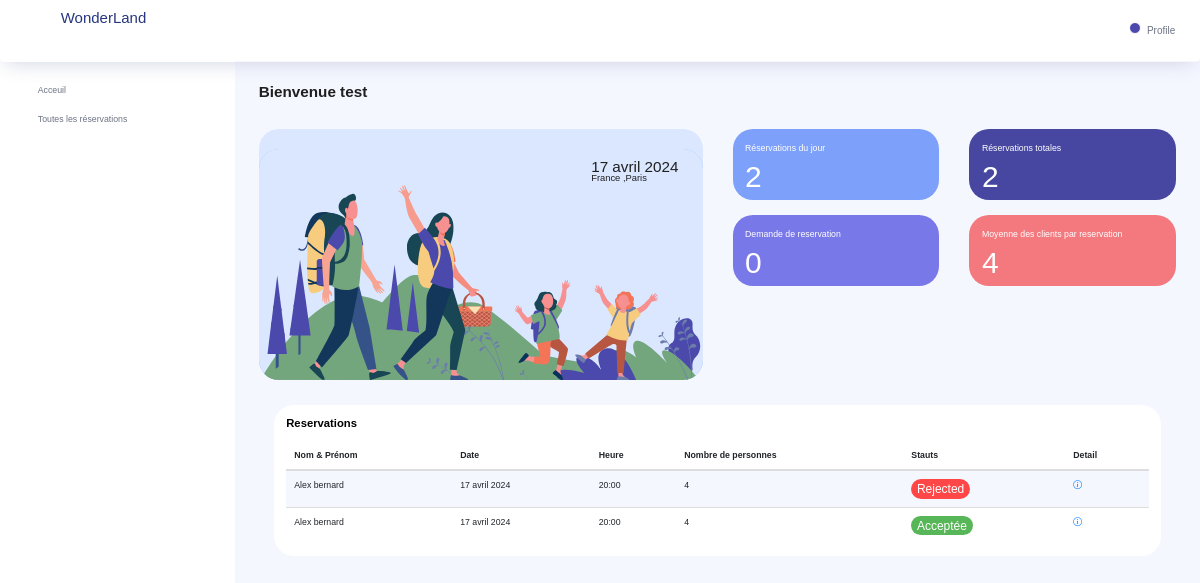
The app's page /acceuil/ (signed in) with its own data.
### reservation/models.py (models this page shows, shortened)
class reserv_model(models.Model):
    Nom=models.CharField(max_length=100, null=False,  error_messages={'required': 'Ce champ est requis.'})
    nbre_person=models.IntegerField(null=False, error_messages={'required': 'Ce champ est requis.'})
    date= models.DateField(null=False, error_messages={'required': 'Ce champ est requis.'})
    heure = models.TimeField(null=False, error_messages={'required': 'Ce champ est requis.'})
    email=models.EmailField(null=False, error_messages={'required': 'Ce champ est requis.'})
    telephone=models.CharField(null=False,max_length=15, error_messages={'required': 'Ce champ est requis.'})
    status = models.CharField(max_length=10, choices=STATUS_CHOICES, default='Pending')

### manager/views.py (the view, shortened to what this page needs)
# urls.py: path('acceuil/', ReservListView.as_view() ,name='list'),
class ReservListView(LoginRequiredMixin, ListView):
    model = reserv_model
    template_name = 'list.html'
    context_object_name = 'reservations'
    paginate_by = 5  # Number of reservations per page
    def get_queryset(self):
        queryset = super().get_queryset().filter(date__gte=timezone.now()).order_by('date')
        return queryset
    def get_context_data(self, **kwargs):
        context = super().get_context_data(**kwargs)
        current_date = timezone.now().date()
        all_reservations = self.get_queryset()
        today_reservations = all_reservations.filter(date=current_date)
        not_confirmed_reservations = all_reservations.filter(status='Pending')
        mean_clients_per_reservation = all_reservations.aggregate(Avg('nbre_person'))
        mean_clients_per_reservation_int = int(mean_clients_per_reservation['nbre_person__avg'] or 0)
        context['total_reservations'] = all_reservations.count()
        context['today_reservations'] = today_reservations.count()
        context['not_confirmed_reservations'] = not_confirmed_reservations.count()
        context['mean_clients_per_reservation'] = mean_clients_per_reservation_int
        context['current_date'] = current_date
        notifications = Notification.objects.all().order_by('-created_at')
        context['notifications'] = notifications
        return context

### templates/list.html (shortened to what this page needs)
{% extends "base2.html" %}
{% load static %}
{% block content %}
<link href="https://cdn.jsdelivr.net/npm/bootstrap-icons@1.8.0/font/bootstrap-icons.css" rel="stylesheet">
      <div class="main-panel">
        <div class="content-wrapper">
          <div class="row">
            <div class="col-md-12 grid-margin">
              <div class="row">
                <div class="col-12 col-xl-8 mb-4 mb-xl-0">
                  <h3 class="font-weight-bold">Bienvenue {{ user.username }}</h3>
                </div>
              </div>
            </div>
          </div>
          <div class="row">
            <div class="col-md-6 grid-margin stretch-card">
              <div class="card tale-bg">
                <div class="card-people mt-auto">
                  <img src="{% static 'adminInterface/images/dashboard/people.svg' %}" alt="people">
                  <div class="weather-info">
                    <div class="d-flex">
                      <div class="ml-2">
                        <h3 class="mb-0 font-weight-normal">{{ current_date }}</h3>
                        <h6 class="font-weight-normal">France ,Paris </h6>
                      </div>
                    </div>
                  </div>
                </div>
              </div>
            </div>
            <div class="col-md-6 grid-margin transparent">
              <div class="row">
                <div class="col-md-6 mb-4 stretch-card transparent">
                  <div class="card card-tale">
                    <div class="card-body">
                      <a href="{% url 'today_reserv' %} "style="color: white;">
                      <p class="mb-4">Réservations du jour</p>
                      </a>
                      <p class="fs-30 mb-2">{{ today_reservations }}</p>
                    </div>
                  </div>
                </div>
                <div class="col-md-6 mb-4 stretch-card transparent">
                  <div class="card card-dark-blue">
                    <div class="card-body">
                      <a href="{% url 'all_reservations' %} "style="color: white;">
                      <p class="mb-4">Réservations totales</p>
                     </a>
                      <p class="fs-30 mb-2">{{ total_reservations }}</p>
                    </div>
                  </div>
                </div>
              </div>
              <div class="row">
                <div class="col-md-6 mb-4 mb-lg-0 stretch-card transparent">
                  <div class="card card-light-blue">
                    <div class="card-body">
                      <a href="{% url 'reserv_en_attente' %} "style="color: white;">
                      <p class="mb-4">Demande de reservation</p>
                      </a>
                      <p class="fs-30 mb-2">{{ not_confirmed_reservations }}</p>
                    </div>
                  </div>
                </div>
                <div class="col-md-6 stretch-card transparent">
                  <div class="card card-light-danger">
                    <div class="card-body">
                      <p class="mb-4">Moyenne des clients par reservation</p>
                      <p class="fs-30 mb-2">{{ mean_clients_per_reservation }}</p>
                    </div>
                  </div>
                </div>
              </div>
            </div>
          </div>
        <div class="col-lg-12 grid-margin stretch-card">
          <div class="card">
            <div class="card-body">
              <h4 class="card-title">Reservations</h4>
              <div class="table-responsive">
                <table class="table table-striped">
                  <thead>
                    <tr>
                      <th>
                        Nom & Prénom
                      </th>
                      <th>
                        Date
                      </th>
                      <th>
                        Heure
                      </th>
                      <th>
                        Nombre de personnes
                      </th>
                      <th>
                        Stauts
                      </th>
                      <th>
                        Detail
                      </th>
                    </tr>
                  </thead>
                  <tbody>
                    {% for reserv_model in object_list %}
                    <tr>
                      <td>
                        {{ reserv_model.Nom }}
                      </td>
                      <td>
                        {{ reserv_model.date }}
                      </td>
                      <td>
                        {{ reserv_model.heure }}
                      </td>
                      <td>
                        {{ reserv_model.nbre_person }}
                      </td>
                      <td>
                          {% if reserv_model.status == 'Accepted' %}
                              <label class="badge badge-success">Acceptée</label>
                          {% elif reserv_model.status == 'Pending' %}
                              <label class="badge badge-warning">En attente</label>
                          {% else %}
                              <label class="badge badge-danger">{{ reserv_model.status }}</label>
                          {% endif %}
                      <td>
                          <a href="{% url 'reserv_detail' pk=reserv_model.pk %}">
                              <i class="bi bi-info-circle"></i>
                          </a>
                      </td>
                    </tr>
                    {%endfor%}
                  </tbody>
                </table>
              </div>
            </div>
          </div>
        </div>
      </div>
    </div>
  </div>
{% endblock %}

### records on screen
reserv_model: Nom "Alex bernard", date "17 avril 2024", heure "20:00", nbre_person "4", status "Rejected"
reserv_model: Nom "Alex bernard", date "17 avril 2024", heure "20:00", nbre_person "4", status "Acceptée"

### other values on screen
{{ user.username }} "test"
{{ today_reservations }} "2"
{{ total_reservations }} "2"
{{ not_confirmed_reservations }} "0"
{{ mean_clients_per_reservation }} "4"
